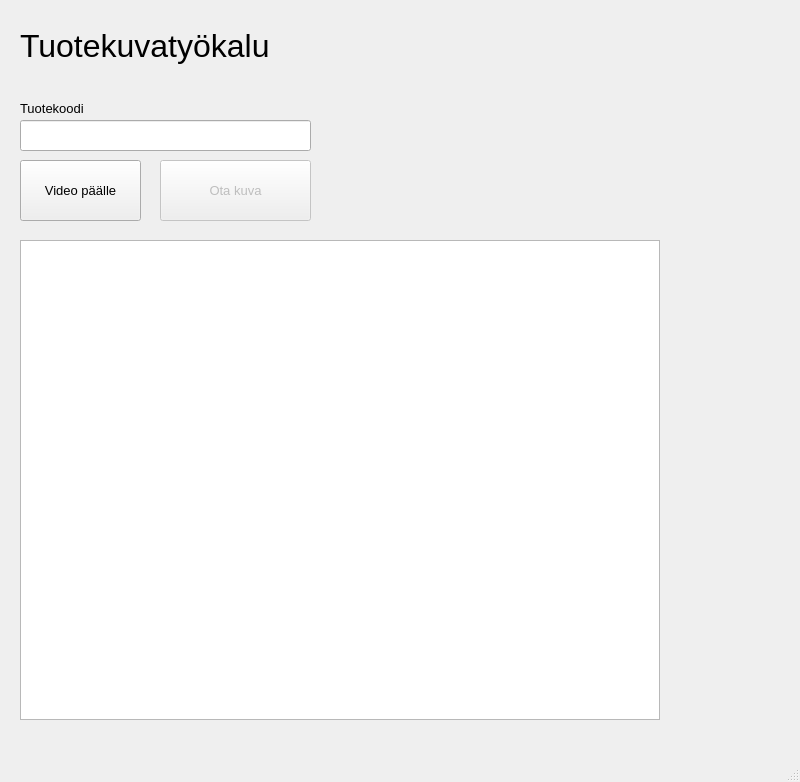
<?xml version="1.0" encoding="UTF-8"?>
<ui version="4.0">
 <class>MainWindow</class>
 <widget class="QMainWindow" name="MainWindow">
  <property name="geometry">
   <rect>
    <x>0</x>
    <y>0</y>
    <width>800</width>
    <height>782</height>
   </rect>
  </property>
  <property name="windowTitle">
   <string>MainWindow</string>
  </property>
  <widget class="QWidget" name="centralwidget">
   <widget class="QPushButton" name="startCaptureButton">
    <property name="enabled">
     <bool>true</bool>
    </property>
    <property name="geometry">
     <rect>
      <x>20</x>
      <y>160</y>
      <width>121</width>
      <height>61</height>
     </rect>
    </property>
    <property name="font">
     <font>
      <pointsize>10</pointsize>
     </font>
    </property>
    <property name="cursor">
     <cursorShape>PointingHandCursor</cursorShape>
    </property>
    <property name="text">
     <string>Video päälle</string>
    </property>
   </widget>
   <widget class="QPushButton" name="takeStillButton">
    <property name="enabled">
     <bool>false</bool>
    </property>
    <property name="geometry">
     <rect>
      <x>160</x>
      <y>160</y>
      <width>151</width>
      <height>61</height>
     </rect>
    </property>
    <property name="font">
     <font>
      <pointsize>10</pointsize>
     </font>
    </property>
    <property name="cursor">
     <cursorShape>PointingHandCursor</cursorShape>
    </property>
    <property name="text">
     <string>Ota kuva</string>
    </property>
   </widget>
   <widget class="QGraphicsView" name="productImage">
    <property name="geometry">
     <rect>
      <x>20</x>
      <y>240</y>
      <width>640</width>
      <height>480</height>
     </rect>
    </property>
   </widget>
   <widget class="QLineEdit" name="productId">
    <property name="geometry">
     <rect>
      <x>20</x>
      <y>120</y>
      <width>291</width>
      <height>31</height>
     </rect>
    </property>
    <property name="font">
     <font>
      <pointsize>12</pointsize>
     </font>
    </property>
   </widget>
   <widget class="QLabel" name="label">
    <property name="geometry">
     <rect>
      <x>20</x>
      <y>100</y>
      <width>81</width>
      <height>16</height>
     </rect>
    </property>
    <property name="font">
     <font>
      <pointsize>10</pointsize>
     </font>
    </property>
    <property name="text">
     <string>Tuotekoodi</string>
    </property>
   </widget>
   <widget class="QLabel" name="label_2">
    <property name="geometry">
     <rect>
      <x>20</x>
      <y>10</y>
      <width>331</width>
      <height>71</height>
     </rect>
    </property>
    <property name="font">
     <font>
      <pointsize>24</pointsize>
     </font>
    </property>
    <property name="text">
     <string>Tuotekuvatyökalu</string>
    </property>
   </widget>
  </widget>
  <widget class="QMenuBar" name="menubar">
   <property name="geometry">
    <rect>
     <x>0</x>
     <y>0</y>
     <width>800</width>
     <height>26</height>
    </rect>
   </property>
  </widget>
  <widget class="QStatusBar" name="statusbar"/>
 </widget>
 <resources/>
 <connections>
  <connection>
   <sender>takeStillButton</sender>
   <signal>clicked()</signal>
   <receiver>productId</receiver>
   <slot>clear()</slot>
   <hints>
    <hint type="sourcelabel">
     <x>235</x>
     <y>216</y>
    </hint>
    <hint type="destinationlabel">
     <x>165</x>
     <y>161</y>
    </hint>
   </hints>
  </connection>
 </connections>
</ui>
